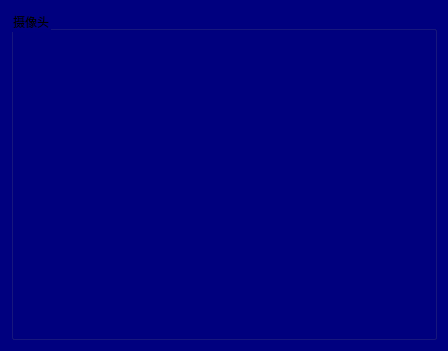
<?xml version="1.0" encoding="UTF-8"?>
<ui version="4.0">
 <class>recamara</class>
 <widget class="QWidget" name="recamara">
  <property name="geometry">
   <rect>
    <x>0</x>
    <y>0</y>
    <width>448</width>
    <height>351</height>
   </rect>
  </property>
  <property name="windowTitle">
   <string>视频监控</string>
  </property>
  <property name="windowIcon">
   <iconset resource="res.qrc">
    <normaloff>:/picture/camaraon.png</normaloff>:/picture/camaraon.png</iconset>
  </property>
  <property name="styleSheet">
   <string notr="true">background-color: rgb(0, 0, 127);</string>
  </property>
  <layout class="QGridLayout" name="gridLayout">
   <item row="0" column="0">
    <widget class="QGroupBox" name="groupBox">
     <property name="cursor">
      <cursorShape>ClosedHandCursor</cursorShape>
     </property>
     <property name="mouseTracking">
      <bool>false</bool>
     </property>
     <property name="acceptDrops">
      <bool>true</bool>
     </property>
     <property name="autoFillBackground">
      <bool>false</bool>
     </property>
     <property name="title">
      <string>摄像头</string>
     </property>
    </widget>
   </item>
  </layout>
 </widget>
 <resources>
  <include location="res.qrc"/>
 </resources>
 <connections/>
</ui>
